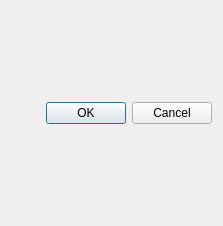
<?xml version="1.0" encoding="UTF-8"?>
<ui version="4.0">
 <class>Dialog</class>
 <widget class="QDialog" name="Dialog">
  <property name="geometry">
   <rect>
    <x>0</x>
    <y>0</y>
    <width>223</width>
    <height>226</height>
   </rect>
  </property>
  <property name="windowTitle">
   <string>Info Box</string>
  </property>
  <layout class="QGridLayout" name="gridLayout_2">
   <item row="0" column="0">
    <layout class="QGridLayout" name="gridLayout"/>
   </item>
   <item row="1" column="0">
    <widget class="QDialogButtonBox" name="buttonBox">
     <property name="orientation">
      <enum>Qt::Horizontal</enum>
     </property>
     <property name="standardButtons">
      <set>QDialogButtonBox::Cancel|QDialogButtonBox::Ok</set>
     </property>
    </widget>
   </item>
  </layout>
 </widget>
 <resources/>
 <connections>
  <connection>
   <sender>buttonBox</sender>
   <signal>rejected()</signal>
   <receiver>Dialog</receiver>
   <slot>reject()</slot>
   <hints>
    <hint type="sourcelabel">
     <x>316</x>
     <y>260</y>
    </hint>
    <hint type="destinationlabel">
     <x>286</x>
     <y>274</y>
    </hint>
   </hints>
  </connection>
  <connection>
   <sender>buttonBox</sender>
   <signal>accepted()</signal>
   <receiver>Dialog</receiver>
   <slot>accept()</slot>
   <hints>
    <hint type="sourcelabel">
     <x>248</x>
     <y>254</y>
    </hint>
    <hint type="destinationlabel">
     <x>157</x>
     <y>274</y>
    </hint>
   </hints>
  </connection>
 </connections>
</ui>
